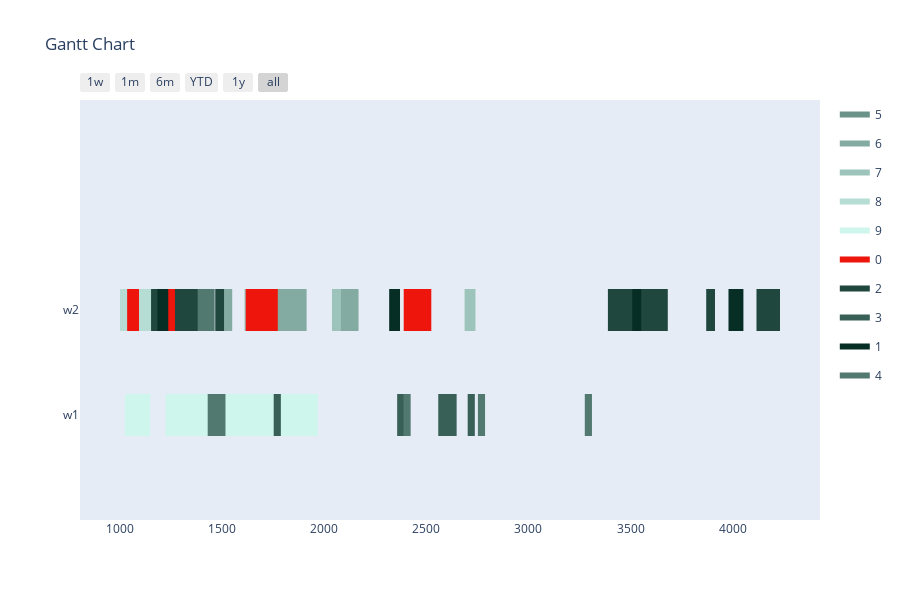

Notebook code for this chart:
### Markdown cell above
Config 3 - Only valid mutations for time slots

### Code cell
optimizer = BaseGA(env)
optimizer.configure('tardiness', 'twopointcrossover', 'roulettewheel', 'onlyfeasibletimeslot')
last_time_slot = 0
for order in orders:
    if order[1] > last_time_slot:
        last_time_slot = order[1]
# all parameters after offspring_amount are optional (in this case -> verbose=True)
result, best_fitness_history, average_fitness_history, best_generation_history, feasible_gen = optimizer.optimize(orders, max_generations, earliest_time_slot, last_time_slot, population_size, offspring_amount, verbose=True)
workstation_assignments = reformat_result(result, orders, workstations, recipes, tasks)
visualize(workstation_assignments, best_fitness_history, average_fitness_history, best_generation_history, feasible_gen)

### Figure 1 — Plotly figure (JSON) as saved in the notebook; plotly's stock layout.template omitted (floating-point values rounded to 4 significant figures)
{"data": [{"fill": "toself", "fillcolor": "rgb(107, 146, 137)", "hoverinfo": "name", "legendgroup": "rgb(107, 146, 137)", "mode": "none", "name": "5", "type": "scatter", "x": [386, 469, 469, 386, 386, 285, 368, 368, 285, 285, 629, 724, 724, 629, 629, 319, 402, 402, 319, 319, 566, 609, 609, 566, 566, 302, 389, 389, 302], "y": [0.8, 0.8, 1.2, 1.2, null, 0.8, 0.8, 1.2, 1.2, null, 0.8, 0.8, 1.2, 1.2, null, 0.8, 0.8, 1.2, 1.2, null, -0.2, -0.2, 0.2, 0.2, null, -0.2, -0.2, 0.2, 0.2]}, {"fill": "toself", "fillcolor": "rgb(132, 171, 162)", "hoverinfo": "name", "legendgroup": "rgb(132, 171, 162)", "mode": "none", "name": "6", "type": "scatter", "x": [1686, 1821, 1821, 1686, 1686, 2054, 2169, 2169, 2054, 2054, 1508, 1551, 1551, 1508, 1508, 1167, 1210, 1210, 1167, 1167, 1790, 1915, 1915, 1790, 1790, 396, 511, 511, 396, 396, 1287, 1427, 1427, 1287], "y": [0.8, 0.8, 1.2, 1.2, null, 0.8, 0.8, 1.2, 1.2, null, 0.8, 0.8, 1.2, 1.2, null, 0.8, 0.8, 1.2, 1.2, null, 0.8, 0.8, 1.2, 1.2, null, 0.8, 0.8, 1.2, 1.2, null, 0.8, 0.8, 1.2, 1.2]}, {"fill": "toself", "fillcolor": "rgb(157, 196, 187)", "hoverinfo": "name", "legendgroup": "rgb(157, 196, 187)", "mode": "none", "name": "7", "type": "scatter", "x": [1611, 1655, 1655, 1611, 1611, 2688, 2741, 2741, 2688, 2688, 1389, 1442, 1442, 1389, 1389, 2039, 2083, 2083, 2039], "y": [0.8, 0.8, 1.2, 1.2, null, 0.8, 0.8, 1.2, 1.2, null, 0.8, 0.8, 1.2, 1.2, null, 0.8, 0.8, 1.2, 1.2]}, {"fill": "toself", "fillcolor": "rgb(182, 221, 212)", "hoverinfo": "name", "legendgroup": "rgb(182, 221, 212)", "mode": "none", "name": "8", "type": "scatter", "x": [261, 322, 322, 261, 261, 1008, 1069, 1069, 1008, 1008, 468, 511, 511, 468, 468, 278, 336, 336, 278, 278, 1002, 1137, 1137, 1002, 1002, 662, 720, 720, 662, 662, 1111, 1172, 1172, 1111], "y": [0.8, 0.8, 1.2, 1.2, null, 0.8, 0.8, 1.2, 1.2, null, 0.8, 0.8, 1.2, 1.2, null, 0.8, 0.8, 1.2, 1.2, null, 0.8, 0.8, 1.2, 1.2, null, 0.8, 0.8, 1.2, 1.2, null, 0.8, 0.8, 1.2, 1.2]}, {"fill": "toself", "fillcolor": "rgb(207, 246, 237)", "hoverinfo": "name", "legendgroup": "rgb(207, 246, 237)", "mode": "none", "name": "9", "type": "scatter", "x": [1150, 1225, 1225, 1150, 1150, 841, 928, 928, 841, 841, 314, 389, 389, 314, 314, 201, 288, 288, 201, 201, 753, 788, 788, 753, 753, 939, 1026, 1026, 939], "y": [-0.2, -0.2, 0.2, 0.2, null, -0.2, -0.2, 0.2, 0.2, null, -0.2, -0.2, 0.2, 0.2, null, -0.2, -0.2, 0.2, 0.2, null, -0.2, -0.2, 0.2, 0.2, null, -0.2, -0.2, 0.2, 0.2]}, {"fill": "toself", "fillcolor": "rgb(238, 21, 12)", "hoverinfo": "name", "legendgroup": "rgb(238, 21, 12)", "mode": "none", "name": "0", "type": "scatter", "x": [1037, 1095, 1095, 1037, 1037, 1617, 1675, 1675, 1617, 1617, 796, 921, 921, 796, 796, 359, 474, 474, 359, 359, 2390, 2525, 2525, 2390, 2390, 1639, 1774, 1774, 1639, 1639, 1235, 1293, 1293, 1235], "y": [0.8, 0.8, 1.2, 1.2, null, 0.8, 0.8, 1.2, 1.2, null, 0.8, 0.8, 1.2, 1.2, null, 0.8, 0.8, 1.2, 1.2, null, 0.8, 0.8, 1.2, 1.2, null, 0.8, 0.8, 1.2, 1.2, null, 0.8, 0.8, 1.2, 1.2]}, {"fill": "toself", "fillcolor": "rgb(32, 71, 62)", "hoverinfo": "name", "legendgroup": "rgb(32, 71, 62)", "mode": "none", "name": "2", "type": "scatter", "x": [1154, 1215, 1215, 1154, 1154, 3870, 3913, 3913, 3870, 3870, 1468, 1511, 1511, 1468, 1468, 4116, 4231, 4231, 4116, 4116, 3547, 3682, 3682, 3547, 3547, 1271, 1406, 1406, 1271, 1271, 3389, 3524, 3524, 3389], "y": [0.8, 0.8, 1.2, 1.2, null, 0.8, 0.8, 1.2, 1.2, null, 0.8, 0.8, 1.2, 1.2, null, 0.8, 0.8, 1.2, 1.2, null, 0.8, 0.8, 1.2, 1.2, null, 0.8, 0.8, 1.2, 1.2, null, 0.8, 0.8, 1.2, 1.2]}, {"fill": "toself", "fillcolor": "rgb(57, 96, 87)", "hoverinfo": "name", "legendgroup": "rgb(57, 96, 87)", "mode": "none", "name": "3", "type": "scatter", "x": [623, 718, 718, 623, 623, 2559, 2634, 2634, 2559, 2559, 2358, 2401, 2401, 2358, 2358, 2562, 2649, 2649, 2562, 2562, 1754, 1789, 1789, 1754, 1754, 2703, 2738, 2738, 2703], "y": [0.8, 0.8, 1.2, 1.2, null, -0.2, -0.2, 0.2, 0.2, null, -0.2, -0.2, 0.2, 0.2, null, -0.2, -0.2, 0.2, 0.2, null, -0.2, -0.2, 0.2, 0.2, null, -0.2, -0.2, 0.2, 0.2]}, {"fill": "toself", "fillcolor": "rgb(7, 46, 37)", "hoverinfo": "name", "legendgroup": "rgb(7, 46, 37)", "mode": "none", "name": "1", "type": "scatter", "x": [3508, 3552, 3552, 3508, 3508, 3979, 4052, 4052, 3979, 3979, 1185, 1238, 1238, 1185, 1185, 2319, 2372, 2372, 2319], "y": [0.8, 0.8, 1.2, 1.2, null, 0.8, 0.8, 1.2, 1.2, null, 0.8, 0.8, 1.2, 1.2, null, 0.8, 0.8, 1.2, 1.2]}, {"fill": "toself", "fillcolor": "rgb(82, 121, 112)", "hoverinfo": "name", "legendgroup": "rgb(82, 121, 112)", "mode": "none", "name": "4", "type": "scatter", "x": [1382, 1465, 1465, 1382, 1382, 1431, 1518, 1518, 1431, 1431, 3276, 3311, 3311, 3276, 3276, 2753, 2788, 2788, 2753, 2753, 2389, 2424, 2424, 2389, 2389, 752, 839, 839, 752], "y": [0.8, 0.8, 1.2, 1.2, null, -0.2, -0.2, 0.2, 0.2, null, -0.2, -0.2, 0.2, 0.2, null, -0.2, -0.2, 0.2, 0.2, null, -0.2, -0.2, 0.2, 0.2, null, -0.2, -0.2, 0.2, 0.2]}, {"legendgroup": "rgb(107, 146, 137)", "marker": {"color": "rgb(107, 146, 137)", "opacity": 0, "size": 1}, "mode": "markers", "name": "", "showlegend": false, "text": [null, null, null, null, null, null, null, null, null, null, null, null], "type": "scatter", "x": [386, 469, 285, 368, 629, 724, 319, 402, 566, 609, 302, 389], "y": [1, 1, 1, 1, 1, 1, 1, 1, 0, 0, 0, 0]}, {"legendgroup": "rgb(132, 171, 162)", "marker": {"color": "rgb(132, 171, 162)", "opacity": 0, "size": 1}, "mode": "markers", "name": "", "showlegend": false, "text": [null, null, null, null, null, null, null, null, null, null, null, null, null, null], "type": "scatter", "x": [1686, 1821, 2054, 2169, 1508, 1551, 1167, 1210, 1790, 1915, 396, 511, 1287, 1427], "y": [1, 1, 1, 1, 1, 1, 1, 1, 1, 1, 1, 1, 1, 1]}, {"legendgroup": "rgb(157, 196, 187)", "marker": {"color": "rgb(157, 196, 187)", "opacity": 0, "size": 1}, "mode": "markers", "name": "", "showlegend": false, "text": [null, null, null, null, null, null, null, null], "type": "scatter", "x": [1611, 1655, 2688, 2741, 1389, 1442, 2039, 2083], "y": [1, 1, 1, 1, 1, 1, 1, 1]}, {"legendgroup": "rgb(182, 221, 212)", "marker": {"color": "rgb(182, 221, 212)", "opacity": 0, "size": 1}, "mode": "markers", "name": "", "showlegend": false, "text": [null, null, null, null, null, null, null, null, null, null, null, null, null, null], "type": "scatter", "x": [261, 322, 1008, 1069, 468, 511, 278, 336, 1002, 1137, 662, 720, 1111, 1172], "y": [1, 1, 1, 1, 1, 1, 1, 1, 1, 1, 1, 1, 1, 1]}, {"legendgroup": "rgb(207, 246, 237)", "marker": {"color": "rgb(207, 246, 237)", "opacity": 0, "size": 1}, "mode": "markers", "name": "", "showlegend": false, "text": [null, null, null, null, null, null, null, null, null, null, null, null], "type": "scatter", "x": [1150, 1225, 841, 928, 314, 389, 201, 288, 753, 788, 939, 1026], "y": [0, 0, 0, 0, 0, 0, 0, 0, 0, 0, 0, 0]}, {"legendgroup": "rgb(238, 21, 12)", "marker": {"color": "rgb(238, 21, 12)", "opacity": 0, "size": 1}, "mode": "markers", "name": "", "showlegend": false, "text": [null, null, null, null, null, null, null, null, null, null, null, null, null, null], "type": "scatter", "x": [1037, 1095, 1617, 1675, 796, 921, 359, 474, 2390, 2525, 1639, 1774, 1235, 1293], "y": [1, 1, 1, 1, 1, 1, 1, 1, 1, 1, 1, 1, 1, 1]}, {"legendgroup": "rgb(32, 71, 62)", "marker": {"color": "rgb(32, 71, 62)", "opacity": 0, "size": 1}, "mode": "markers", "name": "", "showlegend": false, "text": [null, null, null, null, null, null, null, null, null, null, null, null, null, null], "type": "scatter", "x": [1154, 1215, 3870, 3913, 1468, 1511, 4116, 4231, 3547, 3682, 1271, 1406, 3389, 3524], "y": [1, 1, 1, 1, 1, 1, 1, 1, 1, 1, 1, 1, 1, 1]}, {"legendgroup": "rgb(57, 96, 87)", "marker": {"color": "rgb(57, 96, 87)", "opacity": 0, "size": 1}, "mode": "markers", "name": "", "showlegend": false, "text": [null, null, null, null, null, null, null, null, null, null, null, null], "type": "scatter", "x": [623, 718, 2559, 2634, 2358, 2401, 2562, 2649, 1754, 1789, 2703, 2738], "y": [1, 1, 0, 0, 0, 0, 0, 0, 0, 0, 0, 0]}, {"legendgroup": "rgb(7, 46, 37)", "marker": {"color": "rgb(7, 46, 37)", "opacity": 0, "size": 1}, "mode": "markers", "name": "", "showlegend": false, "text": [null, null, null, null, null, null, null, null], "type": "scatter", "x": [3508, 3552, 3979, 4052, 1185, 1238, 2319, 2372], "y": [1, 1, 1, 1, 1, 1, 1, 1]}, {"legendgroup": "rgb(82, 121, 112)", "marker": {"color": "rgb(82, 121, 112)", "opacity": 0, "size": 1}, "mode": "markers", "name": "", "showlegend": false, "text": [null, null, null, null, null, null, null, null, null, null, null, null], "type": "scatter", "x": [1382, 1465, 1431, 1518, 3276, 3311, 2753, 2788, 2389, 2424, 752, 839], "y": [1, 1, 0, 0, 0, 0, 0, 0, 0, 0, 0, 0]}], "layout": {"height": 600, "hovermode": "closest", "showlegend": true, "title": {"text": "Gantt Chart"}, "xaxis": {"rangeselector": {"buttons": [{"count": 7, "label": "1w", "step": "day", "stepmode": "backward"}, {"count": 1, "label": "1m", "step": "month", "stepmode": "backward"}, {"count": 6, "label": "6m", "step": "month", "stepmode": "backward"}, {"count": 1, "label": "YTD", "step": "year", "stepmode": "todate"}, {"count": 1, "label": "1y", "step": "year", "stepmode": "backward"}, {"step": "all"}]}, "showgrid": false, "type": "date", "zeroline": false}, "yaxis": {"autorange": false, "range": [-1, 3], "showgrid": false, "ticktext": ["w1", "w2"], "tickvals": [0, 1], "zeroline": false}}}
